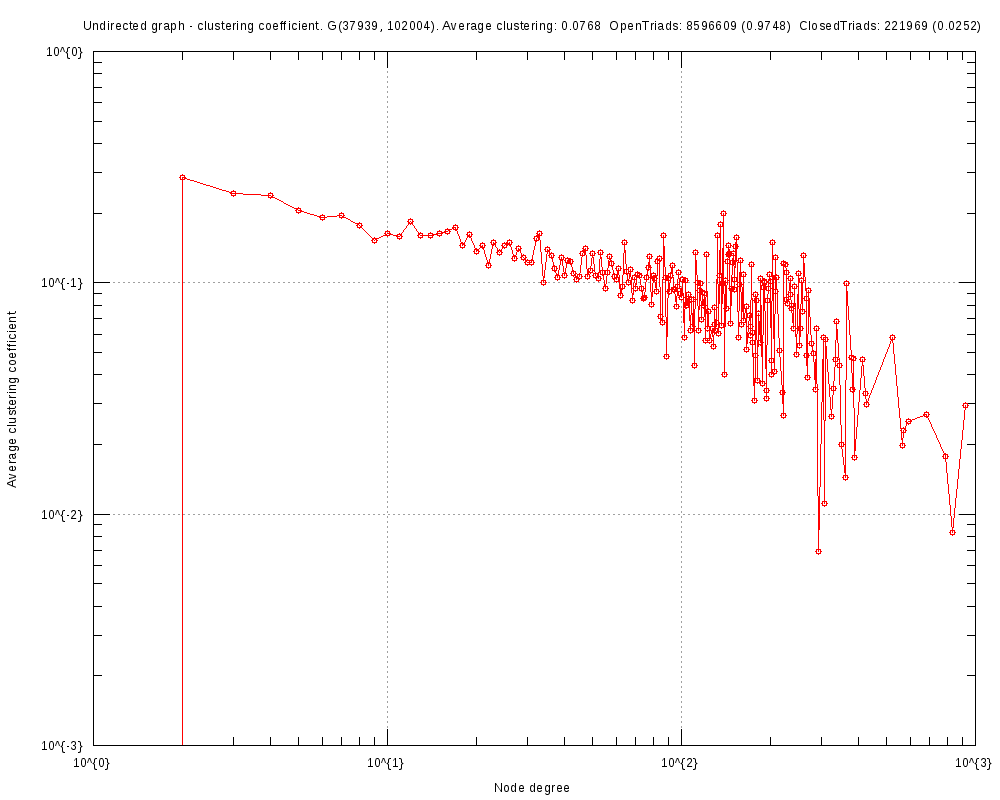

Reproduce this figure in gnuplot.
#
# Undirected graph - clustering coefficient. G(37939, 102004). Average clustering: 0.0768  OpenTriads: 8596609 (0.9748)  ClosedTriads: 221969 (0.0252) (Mon Sep  9 03:54:09 2019)
#

set title "Undirected graph - clustering coefficient. G(37939, 102004). Average clustering: 0.0768  OpenTriads: 8596609 (0.9748)  ClosedTriads: 221969 (0.0252)"
set key bottom right
set logscale xy 10
set format x "10^{%L}"
set mxtics 10
set format y "10^{%L}"
set mytics 10
set grid
set xlabel "Node degree"
set ylabel "Average clustering coefficient"
set tics scale 2
set terminal png font arial 10 size 1000,800
set output 'ccf.soc-Epinions1-subgraph.png'
plot 	"ccf.soc-Epinions1-subgraph.tab" using 1:2 title "" with linespoints pt 6
